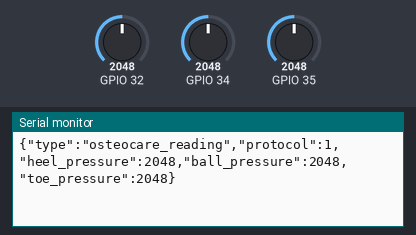
The sketch below on a simulated ESP32. On the bench: the last lines printed to the serial monitor. Inputs (shaded band) come from the test bench; at power-on: GPIO 32 = 2048, GPIO 34 = 2048, GPIO 35 = 2048 (analog values on the 0–4095 scale).

Above: at 1.2 s.
1.3 s: GPIO 32 set to 2866
At 1.43 s:
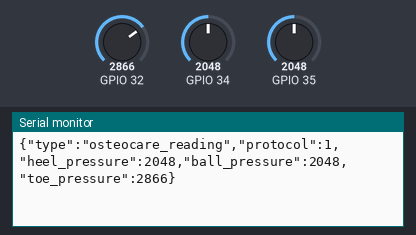
2.8 s: GPIO 34 set to 2866
At 2.85 s:
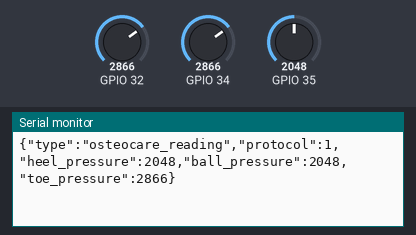
4.3 s: GPIO 35 set to 2866
At 4.39 s:
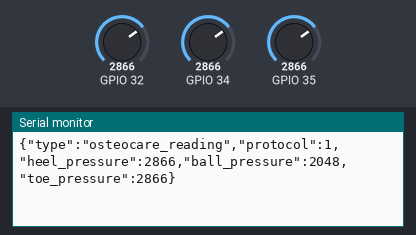
5.8 s: GPIO 32 set to 3603
At 5.81 s:
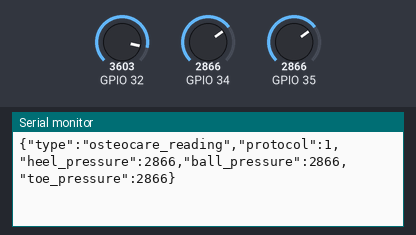
7.3 s: GPIO 34 set to 3603
At 7.35 s:
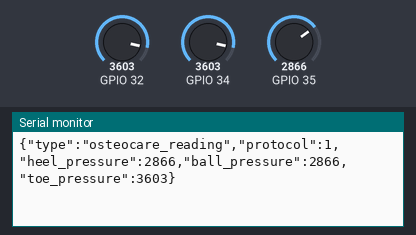
8.8 s: GPIO 35 set to 3603
At 8.89 s:
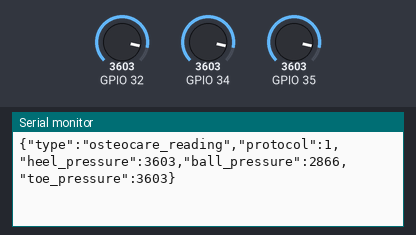
Timing chart, 0 to 11.3 s (numbered marks = the images above; inputs shaded):
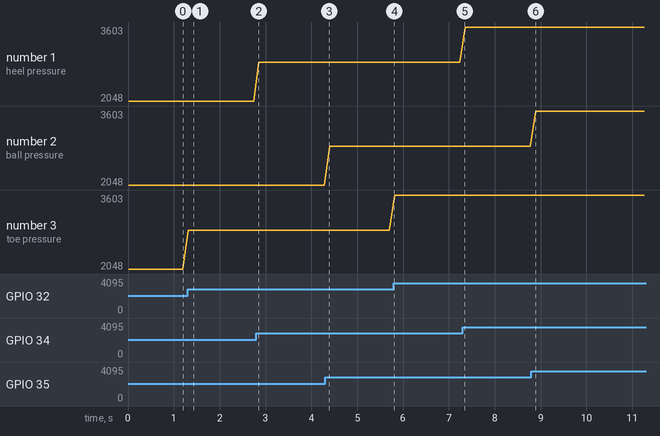

Measured:
- after the input at 1.3 s, the serial monitor: prints a new line at once (image 1)
- plotted number 3: 2048 → 2866 after the input at 1.3 s, 2866 → 3603 after the input at 5.8 s

The sketch:

OsteoCareUSB.ino
```cpp
// OsteoCare USB firmware: classic ESP32 DevKit + three FSR voltage dividers.
// Arduino IDE: install "esp32 by Espressif Systems", select your ESP32 board.
// Uses ADC1 pins HEEL=34, BALL=35, TOE=32. Change these for your actual wiring.
// Keep ADC input voltages within your board's ratings (never apply 5 V).
// Serial output only: no Wi-Fi credentials, backend key or clock setup needed.
// Close Arduino Serial Monitor before choosing Connect USB in the website.
#include <Arduino.h>

constexpr int HEEL = 34;
constexpr int BALL = 35;
constexpr int TOE = 32;

int sample(int pin) {
  uint32_t total = 0;
  for (int i = 0; i < 16; ++i) {
    total += analogRead(pin);
    delayMicroseconds(200);
  }
  return total / 16;
}

void setup() {
  Serial.begin(115200);
  analogReadResolution(12);
  analogSetAttenuation(ADC_11db);
}

void loop() {
  const int heel = sample(HEEL);
  const int ball = sample(BALL);
  const int toe = sample(TOE);
  Serial.printf("{\"type\":\"osteocare_reading\",\"protocol\":1,\"heel_pressure\":%d,\"ball_pressure\":%d,\"toe_pressure\":%d}\n", heel, ball, toe);
  delay(100);
}
```
